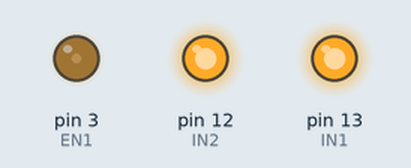
Recording of a sketch running on a simulated Arduino Uno, built with avr-gcc and run on an emulated ATmega328P. Parts: output pins drawn as LEDs (lit = HIGH).

Above: at 0.1 s.
Timing chart, 0 to 1.6 s (numbered marks = the images above):
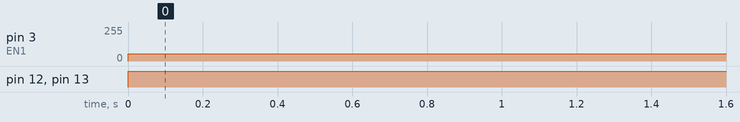

The sketch:

ConveyBeltTest.ino
```cpp
#include <SoftwareSerial.h>
#include <Servo.h>

const int IN1 = 13;
const int IN2 = 12;
const int EN1 = 3;
int angle = 0;


void setup() {
  pinMode(IN1, OUTPUT);
  pinMode(IN2, OUTPUT);
  pinMode(EN1, OUTPUT);
}

void loop() {
  digitalWrite(IN1, 1);
  digitalWrite(IN2, 1);
  analogWrite(3, 53);
}
```

Measured:
- by itself, pin 3 (EN1): 0/255 → 53/255 at 0.00 s
- by itself, pin 12 (IN2), pin 13 (IN1): LOW → HIGH at 0.00 s
